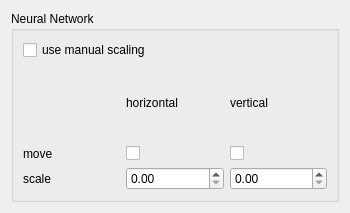
<?xml version="1.0" encoding="UTF-8"?>
<ui version="4.0">
 <class>DLFilterWidget</class>
 <widget class="QWidget" name="DLFilterWidget">
  <property name="geometry">
   <rect>
    <x>0</x>
    <y>0</y>
    <width>350</width>
    <height>213</height>
   </rect>
  </property>
  <property name="windowTitle">
   <string>Form</string>
  </property>
  <layout class="QVBoxLayout" name="verticalLayout">
   <item>
    <widget class="QGroupBox" name="groupBox">
     <property name="title">
      <string>Neural Network</string>
     </property>
     <property name="flat">
      <bool>false</bool>
     </property>
     <property name="checkable">
      <bool>false</bool>
     </property>
     <layout class="QGridLayout" name="gridLayout">
      <item row="2" column="2">
       <widget class="QLabel" name="label_2">
        <property name="text">
         <string>vertical</string>
        </property>
       </widget>
      </item>
      <item row="2" column="1">
       <widget class="QLabel" name="label">
        <property name="text">
         <string>horizontal</string>
        </property>
       </widget>
      </item>
      <item row="3" column="0">
       <widget class="QLabel" name="label_5">
        <property name="text">
         <string>move</string>
        </property>
       </widget>
      </item>
      <item row="3" column="1">
       <widget class="QCheckBox" name="moveX">
        <property name="text">
         <string/>
        </property>
       </widget>
      </item>
      <item row="3" column="2">
       <widget class="QCheckBox" name="moveY">
        <property name="text">
         <string/>
        </property>
       </widget>
      </item>
      <item row="4" column="0">
       <widget class="QLabel" name="label_4">
        <property name="text">
         <string>scale</string>
        </property>
       </widget>
      </item>
      <item row="4" column="1">
       <widget class="QDoubleSpinBox" name="scaleX">
        <property name="maximum">
         <double>1000.000000000000000</double>
        </property>
       </widget>
      </item>
      <item row="4" column="2">
       <widget class="QDoubleSpinBox" name="scaleY">
        <property name="maximum">
         <double>1000.000000000000000</double>
        </property>
       </widget>
      </item>
      <item row="0" column="0" colspan="2">
       <widget class="QCheckBox" name="useDLManualScaling">
        <property name="text">
         <string>use manual scaling</string>
        </property>
       </widget>
      </item>
     </layout>
    </widget>
   </item>
  </layout>
 </widget>
 <resources/>
 <connections/>
</ui>
